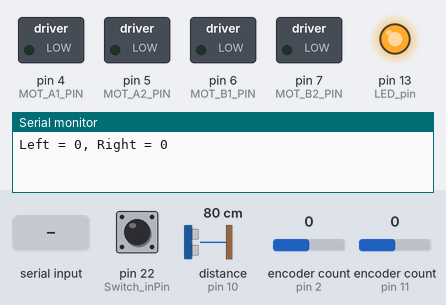
Simulated run of this sketch. Board: Arduino Mega 2560, built with avr-gcc and run on an emulated ATmega2560. On the bench: switched loads named in the sketch (green lamp = pin HIGH), output pins drawn as LEDs (lit = HIGH), the last lines printed to the serial monitor. Dashed ring = blinking. Inputs (shaded band) come from the test bench; at power-on: pin 22 (Switch_inPin) LOW, distance to the obstacle (sensor on pin 10) 80 cm, encoder count (sensors on pin 2, pin 11) 0. The echo pulse lasts 58.3 µs per cm; pins used as bus, display or sensor lines are not drawn.

Above: at 1.2 s.
1.3 s: pin 22 (Switch_inPin) pulled HIGH for 1 s
At 1.9 s:
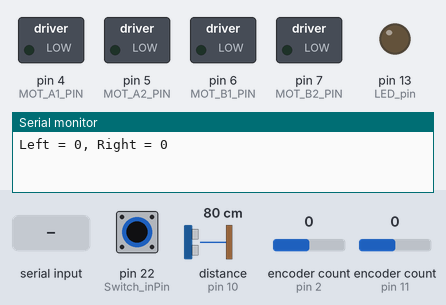
4.8 s: "1" received over Serial
At 5.9 s:
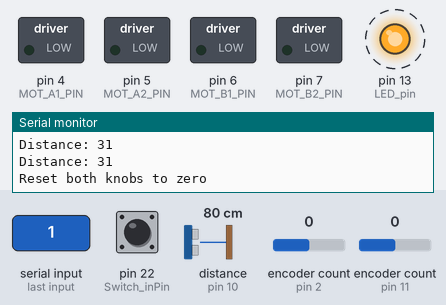
Timing chart, 0 to 14.3 s (numbered marks = the images above; inputs shaded):
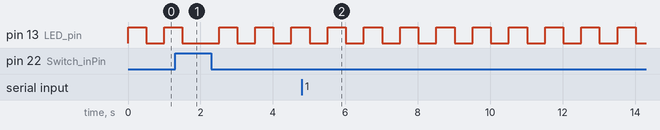

Measured:
- by itself, pin 13 (LED_pin): alternates HIGH for 0.50 s and LOW for 0.50 s

The sketch:

sketch_with_DCmotor.ino
```cpp
/*  Arduino Progarm
*/
#include <Stepper.h>
#include <Encoder.h>

// Change these pin numbers to the pins connected to your encoder.
//   Best Performance: both pins have interrupt capability
//   Good Performance: only the first pin has interrupt capability
//   Low Performance:  neither pin has interrupt capability
Encoder knobLeft(2, 3);
Encoder knobRight(11, 12);
//   avoid using pins with LEDs attached

/* TURN OFF STEPPER
// change this to the number of steps on your motor
#define STEPS 200
// create an instance of the stepper class, specifying
// the number of steps of the motor and the pins it's
// attached to
Stepper stepper(STEPS, 4, 5, 6, 7);
*/

// DC motor settings
const int MOT_A1_PIN = 4;
const int MOT_A2_PIN = 5;
const int MOT_B1_PIN = 6;
const int MOT_B2_PIN = 7;

// defines pins numbers for ultrasonic sensor
const int UltrasonicTrigPin = 9;
const int UltrasonicEchoPin = 10;
// defines variables for ultrasonic sensor
long duration1;
int distance1;

int Switch_inPin = 22;        // the number of the input pin
int Switch_state = HIGH;      // the current state of the output pin
int Switch_reading;           // the current reading from the input pin
int Switch_previous = LOW;    // the previous reading from the input pin
// the follow variables are long's because the time, measured in miliseconds,
// will quickly become a bigger number than can be stored in an int.
long Switch_time = 0;         // the last time the output pin was toggled
long Switch_debounce = 200;   // the debounce time, increase if the output flickers

// Timer
unsigned long time;

// LED pin
int LED_pin = 13;

void setup()
{
  Serial.begin(9600); // Starts the serial communication

  /* TURN OFF STEPPER
  // set the speed of the motor to 60 RPMs
  stepper.setSpeed(60);
  */

  // DC motor setup
  // Initialize the stepper driver control pins to output drive mode.
  pinMode(MOT_A1_PIN, OUTPUT);
  pinMode(MOT_A2_PIN, OUTPUT);
  pinMode(MOT_B1_PIN, OUTPUT);
  pinMode(MOT_B2_PIN, OUTPUT);
  // Start with drivers off, motors coasting.
  digitalWrite(MOT_A1_PIN, LOW);
  digitalWrite(MOT_A2_PIN, LOW);
  digitalWrite(MOT_B1_PIN, LOW);
  digitalWrite(MOT_B2_PIN, LOW);

  // Ultrasonic Sensor
  pinMode(UltrasonicTrigPin, OUTPUT); // Sets the trigPin as an Output
  pinMode(UltrasonicEchoPin, INPUT); // Sets the echoPin as an Input

  // Select switch input
  pinMode(Switch_inPin, INPUT);

  // Turn off on-board LED
  pinMode(13, OUTPUT);

  // Initialize digital pin LED_BUILTIN as an output.
  pinMode(LED_pin, OUTPUT);     // alternatively can use "LED_BUILTIN"
}

// Encoder setting
long positionLeft  = -999;
long positionRight = -999;

void set_motor_pwm(int pwm, int IN1_PIN, int IN2_PIN)
{
  if (pwm < 0) {  // reverse speeds
    analogWrite(IN1_PIN, -pwm);
    digitalWrite(IN2_PIN, LOW);

  } else { // stop or forward
    digitalWrite(IN1_PIN, LOW);
    analogWrite(IN2_PIN, pwm);
  }
}

void loop()
{
  // Set left and right encoders
  long newLeft, newRight;
  newLeft = knobLeft.read();
  newRight = knobRight.read();
  if (newLeft != positionLeft || newRight != positionRight) {
    Serial.print("Left = ");
    Serial.print(newLeft);
    Serial.print(", Right = ");
    Serial.print(newRight);
    Serial.println();
    positionLeft = newLeft;
    positionRight = newRight;
  }
  // if a character is sent from the serial monitor,
  // reset both back to zero.
  if (Serial.available()) {
    Serial.read();
    Serial.println("Reset both knobs to zero");
    knobLeft.write(0);
    knobRight.write(0);
  }

  if (digitalRead(Switch_inPin) == HIGH){
    // Ultrasonic sensor
    // Clears the UltrasonicTrigPin wait 2 micro seconds
    digitalWrite(UltrasonicTrigPin, LOW);
    delayMicroseconds(5);
    // Sets the trigPin on HIGH state for 10 micro seconds
    digitalWrite(UltrasonicTrigPin, HIGH);
    delayMicroseconds(10);
    digitalWrite(UltrasonicTrigPin, LOW);
    // Reads the echoPin, returns the sound wave travel time in microseconds
    duration1 = pulseIn(UltrasonicEchoPin, HIGH);
    // Calculating the distance
    distance1 = duration1 * 0.034 / 2 / 2.54;
    // Prints the distance on the Serial Monitor
    Serial.print("Distance: ");
    Serial.println(distance1);
    delay(250);

    if (distance1<12){
      // Turn motor on until encoder is over 12 then stop and reverse until encoder is less than or equal to 0
      //set_motor_pwm(50,MOT_A1_PIN,MOT_A2_PIN);
      //analogWrite(MOT_A1_PIN, 255);
      digitalWrite(MOT_A1_PIN, HIGH);
      digitalWrite(MOT_A2_PIN, LOW);
      time = millis();
      while ((knobLeft.read() < 12) && (millis() < time+3000)) {
      }
      //set_motor_pwm(0,MOT_A1_PIN,MOT_A2_PIN);
      digitalWrite(MOT_A1_PIN, LOW);
      digitalWrite(MOT_A2_PIN, LOW);
      delay(1000);
      //set_motor_pwm(-50,MOT_A1_PIN,MOT_A2_PIN);
      digitalWrite(MOT_A1_PIN, LOW);
      digitalWrite(MOT_A2_PIN, HIGH);
      //analogWrite(MOT_A2_PIN, 255);
      time = millis();
      while ((knobLeft.read() > -2) && (millis() < time+3000)) {
      }
      //set_motor_pwm(0,MOT_A1_PIN,MOT_A2_PIN);
      digitalWrite(MOT_A1_PIN, LOW);
      digitalWrite(MOT_A2_PIN, LOW);

      /*
      // Step forward until the encoder has moved one rotation
      while (knobLeft.read() < 12) {
        set_motor_pwm(5,MOT_A1_PIN,MOT_A2_PIN);
      }
      set_motor_pwm(0,MOT_A1_PIN,MOT_A2_PIN);
      // Step reverse until the encoder has reversed to 0 rotation
      while (knobLeft.read() > 0) {
        set_motor_pwm(-5,MOT_A1_PIN,MOT_A2_PIN);
      }
      set_motor_pwm(5,MOT_A1_PIN,MOT_A2_PIN);
      */

      /*
      // Step forward until the encoder has moved one rotation
      while (knobLeft.read() < 12) {
        stepper.step(1);
      }
      // Step reverse until the encoder has reversed to 0 rotation
      while (knobLeft.read() > 0) {
        stepper.step(-1);
      }
      //Serial.println("Forward");
      //stepper.step(STEPS);
      //Serial.println("Backward");
      //stepper.step(-STEPS);
      */

      delay(100);   // Noise in the system was causing the ultrasonic sensor to read a low value?? so adding delay to avoid false positive
    }
  }
  else
  {
    // Blink LED on and off
    digitalWrite(LED_pin, HIGH);      // turn the LED on (HIGH is the voltage level)
    delay(500);                       // wait
    digitalWrite(LED_pin, LOW);       // turn the LED off by making the voltage LOW
    delay(500);                       // wait
  }


}


/* Unused

  // if the input just went from LOW and HIGH and we've waited long enough
  // to ignore any noise on the circuit, toggle the output pin and remember
  // the time
  if (Switch_reading == HIGH && Switch_previous == LOW && millis() - Switch_time > Switch_debounce) {
    if (Switch_state == HIGH)
      Switch_state = LOW;
    else
      Switch_state = HIGH;

    Switch_time = millis();
  }
  Switch_previous = Switch_reading;

*/
/* switch
   Each time the input pin goes from LOW to HIGH (e.g. because of a push-button
   press), the output pin is toggled from LOW to HIGH or HIGH to LOW.  There's
   a minimum delay between toggles to debounce the circuit (i.e. to ignore
   noise).
   David A. Mellis (21 November 2006)
*/
/*
  int inPin = 2;         // the number of the input pin
  int outPin = 13;       // the number of the output pin

  int state = HIGH;      // the current state of the output pin
  int reading;           // the current reading from the input pin
  int previous = LOW;    // the previous reading from the input pin

  // the follow variables are long's because the time, measured in miliseconds,
  // will quickly become a bigger number than can be stored in an int.
  long time = 0;         // the last time the output pin was toggled
  long debounce = 200;   // the debounce time, increase if the output flickers

  void setup()
  {
  pinMode(inPin, INPUT);
  pinMode(outPin, OUTPUT);
  }

  void loop()
  {
  reading = digitalRead(inPin);

  // if the input just went from LOW and HIGH and we've waited long enough
  // to ignore any noise on the circuit, toggle the output pin and remember
  // the time
  if (reading == HIGH && previous == LOW && millis() - time > debounce) {
    if (state == HIGH)
      state = LOW;
    else
      state = HIGH;

    time = millis();
  }

  digitalWrite(outPin, state);

  previous = reading;
  }


  if (condition1)
  {
  // do Thing A
  }
  else if (condition2)
  {
  // do Thing B
  }
  else
  {
  // do Thing C
  }
*/
```
